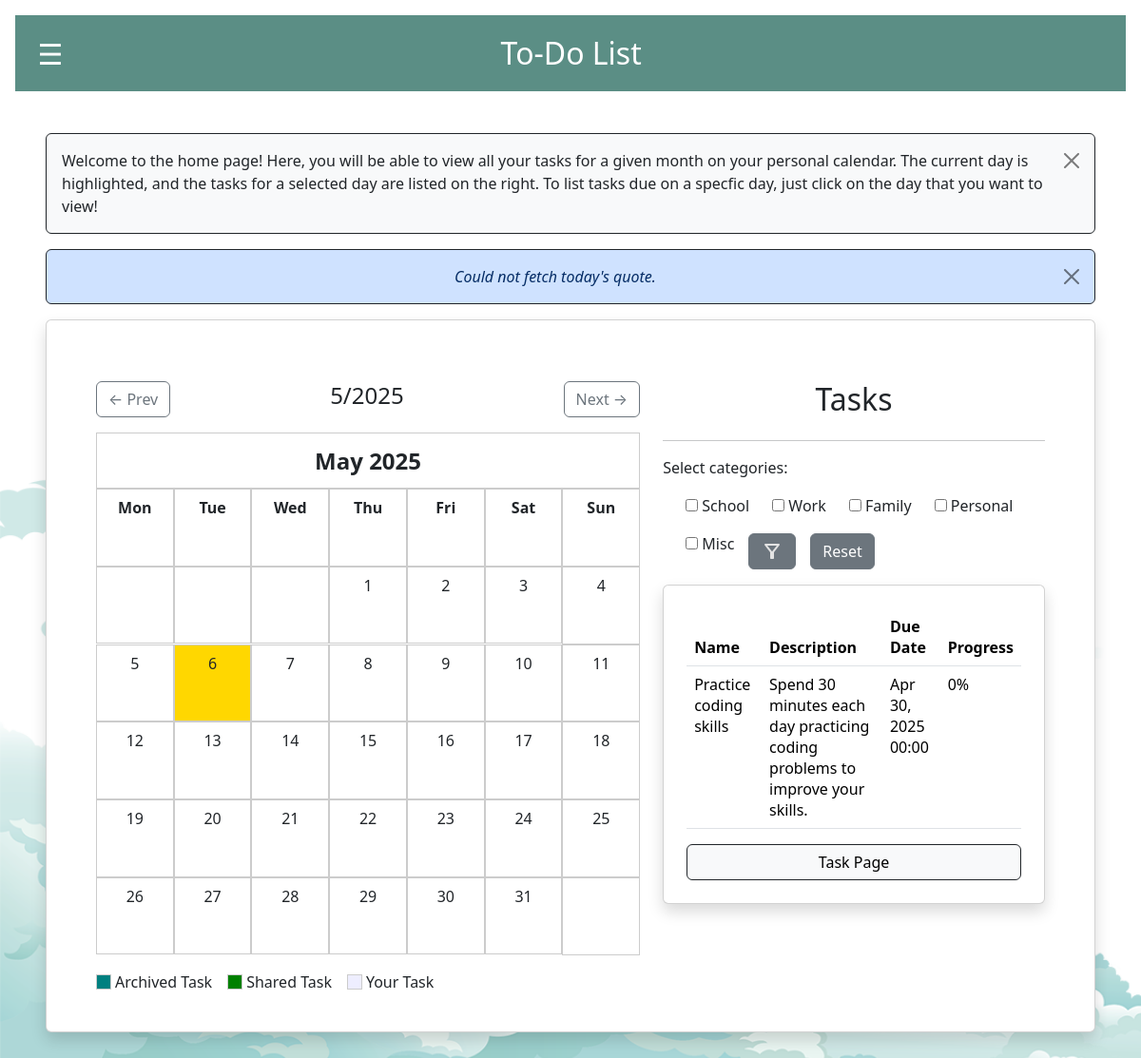
Screenshot of /home/ (signed in) with the database file from the repository.
### todoapp/models.py (models this page shows, shortened)
class Category(models.Model):
    name = models.CharField(max_length=50)
    objects = models.Manager()
    def __str__(self):
        return str(self.name or "")

class Task(models.Model):
    name = models.CharField(max_length=255)
    objects = models.Manager()
    creator = models.ForeignKey(User, on_delete=models.CASCADE)
    description = models.TextField()
    due_date = models.DateTimeField()
    progress = models.IntegerField(default=0)
    is_completed = models.BooleanField(default=False)
    is_archived = models.BooleanField(default=False)
    ignore_archive = models.BooleanField(default=False)
    categories = models.ManyToManyField(Category, related_name="tasks", blank=True)
    assigned_users = models.ManyToManyField(User, related_name="assigned_tasks")
    notifications_enabled = models.BooleanField(default=False)
    NOTIFICATION_TIMES = [
        (10, '10 minutes before'),
        (60, '1 hour before'),
        (1440, '1 day before'),
    ]
    NOTIFICATION_TYPES = [
        ('push', 'Push Notification'),
        ('email', 'Email Notification'),
    ]
    notification_time = models.IntegerField(choices=NOTIFICATION_TIMES, default=60)
    notification_type = models.CharField(
        max_length=10,
        choices=NOTIFICATION_TYPES,
        default='push'
    )

### todoapp/views.py (the view, shortened to what this page needs)
# urls.py: path('home/', views.calender_view , name='home'),
@login_required(login_url='index')
@require_GET
@csrf_exempt
def calender_view(request):
    form = FilterTasksForm(request.GET or None)
    year  = request.GET.get('year')
    month = request.GET.get('month')
    if year and month:
        year, month = int(year), int(month)
    else:
        today = datetime.today()
        year, month = today.year, today.month
    monthly_tasks = Task.objects.filter(
        Q(creator=request.user) | Q(assigned_users=request.user),
        due_date__year=year,
        due_date__month=month,
    ).distinct().order_by('due_date')
    sidebar_tasks = Task.objects.filter(
        Q(creator=request.user) | Q(assigned_users=request.user),
        is_completed=False,
        is_archived=False,
    ).distinct().order_by('due_date')
    selected_day = request.GET.get('day')
    if selected_day and selected_day.isdigit():
        sidebar_tasks = sidebar_tasks.filter(due_date__day=int(selected_day))
    prev_month = 12 if month == 1 else month - 1
    prev_year  = year - 1 if month == 1 else year
    next_month = 1  if month == 12 else month + 1
    next_year  = year + 1 if month == 12 else year
    us_hols = holidays.CountryHoliday('US', years=[year])
    holiday_dict = {
        dt.day: name
        for dt, name in us_hols.items()
        if dt.month == month
    }
    cal = TaskCalendar(
        monthly_tasks,
        year=year,
        month=month,
        holidays=holiday_dict,
        user=request.user
    )
    html_calendar = cal.formatmonth(year, month)
    today_quote = show_quote()
    return render(request, 'home.html', {
        'calendar':     html_calendar,
        'year':         year,
        'month':        month,
        'prev_year':    prev_year,
        'prev_month':   prev_month,
        'next_year':    next_year,
        'next_month':   next_month,
        'form':         form,           # your FilterTasksForm
        'all_tasks':    sidebar_tasks,  # template loops over all_tasks
        'holiday_dict': holiday_dict,
        'today_quote': today_quote
    })

### todoapp/forms.py
class FilterTasksForm(forms.Form):
    user_category_filter = forms.ModelMultipleChoiceField(
        queryset=Category.objects.all(),
        widget=forms.CheckboxSelectMultiple,
        required=False,
        label="Select categories:"
    )

### todoapp/context_processors.py (called while the page is built)
def vapid_key(request):
    return {
        'vapid_key': settings.VAPID_PUBLIC_KEY
    }

### todoapp/utils.py (called while the page is built, shortened)
    def group_by_day(self, tasks):
        task_dict = {}
        for task in tasks:
            day = task.due_date.day
            task_dict.setdefault(day, []).append(task)
        return task_dict

    def formatday(self, day, weekday):
        if day == 0:
            return '<td class="noday">&nbsp;</td>'
        cssclass = self.cssclasses[weekday]
        now = datetime.today()
        if day == now.day and self.month == now.month and self.year == now.year:
            cssclass += ' today'
        snippets = []
        day_tasks = self.tasks.get(day, [])
        if len(day_tasks) > 2:
            snippets.append('<div class="task more">…</div>')
        hol_html = ''
        hol_name = self.holidays.get(day)
        if hol_name:
            hol_html = f'<div class="holiday">{hol_name}</div>'
        return (
            f'<td class="{cssclass}">'  # type: ignore
            f'<span class="date">{day}</span><br>'
            f'{"".join(snippets)}{hol_html}'
            f'</td>'
        )

    def formatmonth(self, theyear, themonth, withyear=True):
        self.year, self.month = theyear, themonth
        return super().formatmonth(theyear, themonth, withyear=withyear)

### todoapp/views.py (called while the page is built)
def show_quote():
    quote = cache.get('zenquote_today')
    if quote:
        return quote
    url = 'https://zenquotes.io/api/today/'
    try:
        response = requests.get(url, timeout=5)
        response.raise_for_status()
        data = response.json()
        quote = data[0]["h"]
        cache.set('zenquote_today', quote, timeout=60 * 10)
        return quote
    except requests.exceptions.RequestException as _:
        return "Could not fetch today's quote."

### todoapp/templates/home.html (shortened to what this page needs)
{% extends 'base.html' %}
{% block content %}
<div class="alert alert-info alert-dismissible fade show d-flex justify-content-between align-items-center flex-wrap gap-2 border border-dark custom-alert" role="alert">
  <p class="mb-0">
  Welcome to the home page! Here, you will be able to view all your tasks for a given month on your personal calendar. The current day is highlighted, and the tasks for a selected day are listed on the right. To list tasks due on a specfic day, just click on the day that you want to view!</p>
  <button type="button" class="btn-close" data-bs-dismiss="alert" aria-label="Close"></button>
</div>
<div class="alert alert-primary alert-dismissible fade show d-flex justify-content-center align-items-center border border-dark"  role="alert">
  <div style="text-align: center;">
    <em>
    {{ today_quote|safe }}
    </em>
  </div>
  <button type="button" class="btn-close" data-bs-dismiss="alert" aria-label="Close"></button>
</div>
<div class="card p-4 shadow">
  <div class="card-body">
  <div class="container mt-4">
      <div class="row">
  <div class="col-md-7">
      <div class="calendar">
        <div class="d-flex justify-content-between align-items-center mb-3">
          <a href="?year={{ prev_year }}&month={{ prev_month }}" class="btn btn-outline-secondary">
            ← Prev
          </a>
          <h4>{{ month }}/{{ year }}</h4>
          <a href="?year={{ next_year }}&month={{ next_month }}" class="btn btn-outline-secondary">
            Next →
          </a>
        </div>
        <div id="calendar-container">
          {{ calendar|safe }}
      </div>
      <div class="calendar‑legend d-flex gap-3 align-items-center mt-3">
        <div class="legend-item d-flex align-items-center">
          <span class="legend-swatch me-1" style="width:16px; height:16px; background:teal; display:inline-block; border:1px solid #ccc;"></span>
          Archived Task
        </div>
        <div class="legend-item d-flex align-items-center">
          <span class="legend-swatch me-1" style="width:16px; height:16px; background:green; display:inline-block; border:1px solid #ccc;"></span>
          Shared Task
        </div>
        <div class="legend-item d-flex align-items-center">
          <span class="legend-swatch me-1" style="width:16px; height:16px; background:#eef; display:inline-block; border:1px solid #ccc;"></span>
          Your Task
        </div>
      </div>
      </div>
  </div>
  <div class="col-md-5">
    <h2 class="text-center mb-4">Tasks</h2>
    <hr>
    <div class="filter-form">
      <form method="get" title="Select a category to filter all tasks based on their category assignment." name="filter_tasks" class="d-flex justify-content-between align-items-center flex-wrap gap-2">
          <label class="form-label">{{ form.user_category_filter.label }}</label>
          <div class="d-flex flex-row flex-wrap align-items-center">
              {% for checkbox in form.user_category_filter %}
                  <div class="form-check">
                      {{ checkbox.tag }}
                      <label class="form-check-label">{{ checkbox.choice_label }}</label>
                  </div>
              {% endfor %}
              <button type="submit" name="make-filter" class="btn btn-secondary" title="Filter" style="margin-left:15px; margin-right:15px; margin-top:15px;">
                <svg xmlns="http://www.w3.org/2000/svg" height="24px" viewBox="0 -960 960 960" width="24px" fill="#e3e3e3"><path d="M440-160q-17 0-28.5-11.5T400-200v-240L168-736q-15-20-4.5-42t36.5-22h560q26 0 36.5 22t-4.5 42L560-440v240q0 17-11.5 28.5T520-160h-80Zm40-308 198-252H282l198 252Zm0 0Z"/></svg>
              </button>
              <button type="button" name="reset-filter" class="btn btn-secondary" style="margin-top:15px;" onclick="resetFilter()">Reset</button>
          </div>
      </form>
    </div>
          <div class="card p-4 shadow">
            <div class="table-responsive">
              <table class="table">
                  <thead>
                      <tr>
                          <th>Name</th>
                          <th>Description</th>
                          <th>Due Date</th>
                          <th>Progress</th>
                      </tr>
                  </thead>
                  <tbody>
                      {% for task in all_tasks %}
                      <tr>
                          <td>{{ task.name }}</td>
                          <td>{{ task.description }}</td>
                          <td>{{ task.due_date|date:"M d, Y H:i" }}</td>
                          <td>{{ task.progress }}%</td>
                      </tr>
                      {% empty %}
                      <tr>
                          <td colspan="5" class="text-center">No tasks available.</td>
                      </tr>
                      {% endfor %}
                  </tbody>
              </table>
            </div>
            <a href="{% url 'task_view' %}" class="custom-dark-button" >Task Page</a>
          </div>
      </div>
    </div>
  </div>
</div>
{% endblock %}

### todoapp/templates/home.html (style rules this page uses)
.calendar table { width: 100%; table-layout: fixed; border-collapse: collapse; }
.calendar tr { display: grid; grid-template-columns: repeat(7,1fr); }
.calendar th, .calendar td { border: 1px solid #ccc; padding: 8px; text-align: center; vertical-align: middle; aspect-ratio: 1 / 1; overflow: hidden; position: relative; }
.noday { background-color: transparent; }
[data-bs-theme="light"] .today { background-color: #ffd700; }
.calendar th.month, .calendar.th[colspan="7"] { grid-column: 1 / -1; aspect-ratio: auto !important; height: auto !important; padding: 12px; font-size: 1.5em; }

### todoapp/templates/base.html (style rules this page uses)
body { margin: 0; background-image: url('../static/todolist-background.png'); background-size: cover; background-repeat: no-repeat; }
.table-responsive { overflow-x: unset; }

### rows the page displays
Category: choice_label "School"
Category: choice_label "Work"
Category: choice_label "Family"
Category: choice_label "Personal"
Category: choice_label "Misc"
Task: name "Practice coding skills", description "Spend 30 minutes each day practicing coding problems to improve your skills.", due_date "Apr 30, 2025 00:00", progress "0"

### other values shown
{{ today_quote|safe }} "Could not fetch today's quote."
{{ month }} "5"
{{ year }} "2025"
{{ calendar|safe }} "May 2025 Mon Tue Wed Thu Fri Sat Sun 1 2 3 4 5 6 7 8 9 10 11 12 13 14 15 16 17 18 19 20 21 22 23 24 25 26 27 28 29 30 31"
